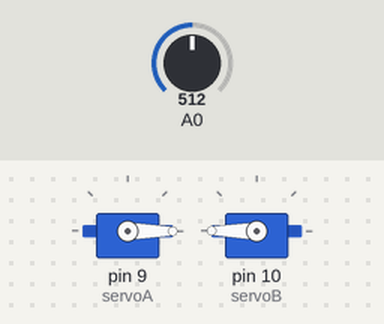
A sketch run on a simulated Arduino Uno, built with avr-gcc and run on an emulated ATmega328P. Shown: 2 × servo. The test bench sets the inputs (shaded band); at power-on: A0 = 512.

Above: at 14.2 s.
14.3 s: A0 set to 486
At 15.5 s:
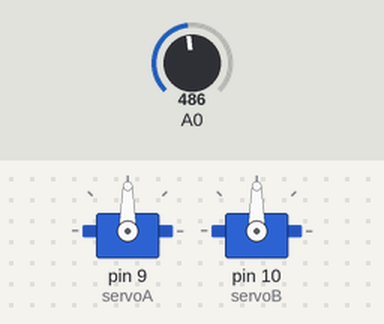
15.8 s: A0 set to 510
At 16.9 s:
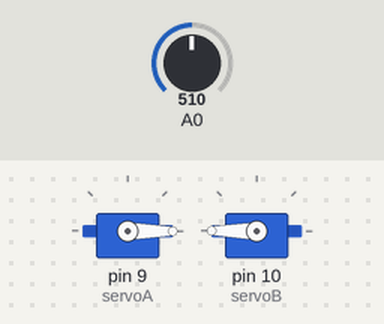
17.3 s: A0 set to 490
At 18.0 s:
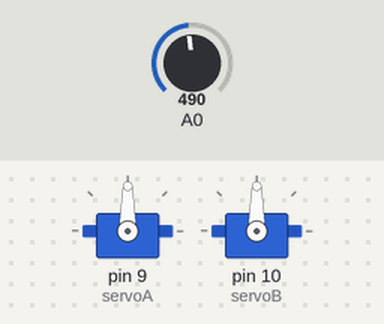
Timing chart, 0 to 20.3 s (numbered marks = the images above; inputs shaded):
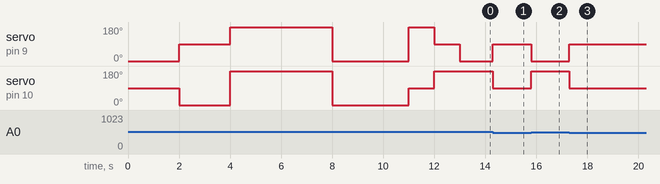

Measured:
- the behaviour switches between 500 and 499 on A0 (found by bisection; images 0 and 1)
- after the input at 14.3 s, servo on pin 9 (servoA): 0° → 90° at once; servo on pin 10 (servoB): 180° → 90° at once
- after the input at 15.8 s, servo on pin 9 (servoA): 90° → 0° at once; servo on pin 10 (servoB): 90° → 180° at once
- after the input at 17.3 s, servo on pin 9 (servoA): 0° → 90° at once; servo on pin 10 (servoB): 180° → 90° at once

The sketch:

oyebanji_servo_exercise.ino
```cpp
//Servo Test
//Range: 0 to 180

//Bring in Servo Object and functions
#include <Servo.h>

//Create Instance of Servo Object
Servo servoA;
Servo servoB;

//function:
void photoServo() {
  //photo


 if((analogRead(0)) >500) {
   servoA.write(0);
   servoB.write(180);
 }

 if((analogRead(0)) < 500) {
   servoB.write(90);
   servoA.write(90);

}


}

//Setup - Run One Time
void setup() {


  //Attach servoA and servoB to Pin 9 and Pin 10
  servoA.attach(9);
  servoB.attach(10);

  //Rotate Servo at 0 and 180
  servoA.write(0);
  servoB.write(90);
  delay(2000);

  servoB.write(0);
  servoA.write(90);
  delay(2000);

  servoA.write(180);
  servoB.write(180);
  delay(4000);

  servoA.write(0);
  servoB.write(0);
  delay(3000);

  servoA.write(180);
  servoB.write(90);
  delay(1000);

  servoB.write(180);
  servoA.write(90);
  delay(1000);

  servoA.write(90);
  servoB.write(90);

}


void loop() {
 photoServo();
}
```
